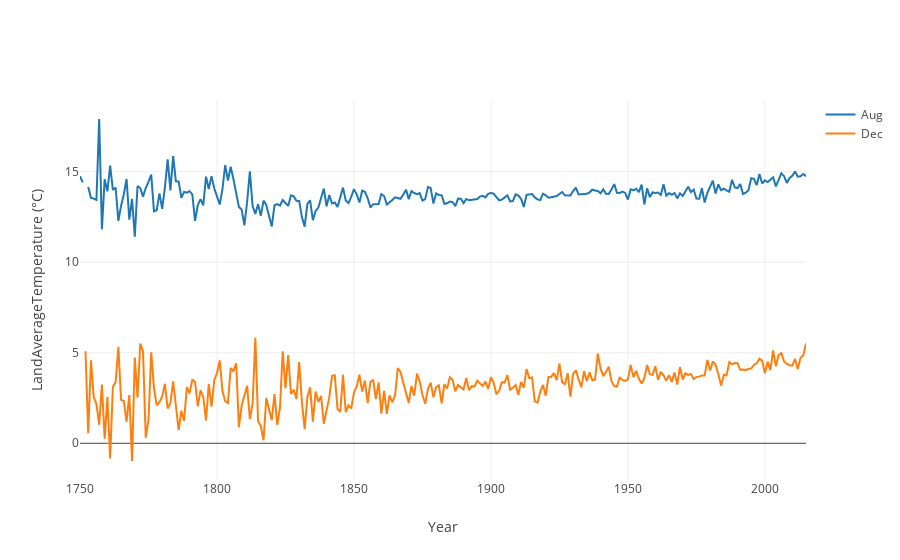

The cell this chart's notebook holds for it:
### Code cell
plot_month('Aug','Dec')

### Figure 1 — Plotly figure (JSON) as saved in the notebook; plotly's stock layout.template omitted (floating-point values rounded to 4 significant figures; data arrays with more than 128 entries replaced by an {"elided": "..."} marker saying what was removed)
{"data": [{"mode": "lines", "name": "Aug", "type": "scatter", "x": {"elided": "266 str values"}, "y": {"elided": "266 float values"}}, {"mode": "lines", "name": "Dec", "type": "scatter", "x": {"elided": "266 str values"}, "y": {"elided": "266 float values"}}], "layout": {"xaxis": {"title": "Year"}, "yaxis": {"title": "LandAverageTemperature (°C)"}}}
